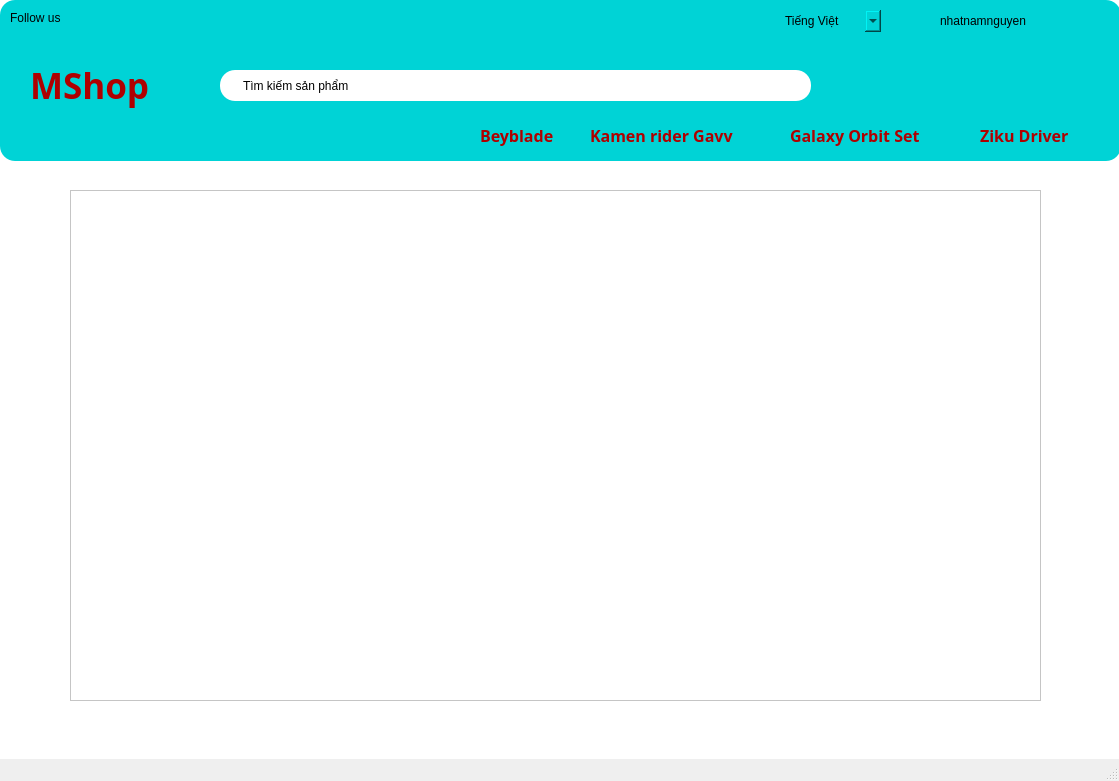
<?xml version="1.0" encoding="UTF-8"?>
<ui version="4.0">
 <class>MainWindow</class>
 <widget class="QMainWindow" name="MainWindow">
  <property name="geometry">
   <rect>
    <x>0</x>
    <y>0</y>
    <width>1119</width>
    <height>781</height>
   </rect>
  </property>
  <property name="windowTitle">
   <string>MainWindow</string>
  </property>
  <widget class="QWidget" name="centralwidget">
   <widget class="QWidget" name="widget" native="true">
    <property name="geometry">
     <rect>
      <x>-200</x>
      <y>0</y>
      <width>1901</width>
      <height>1131</height>
     </rect>
    </property>
    <property name="styleSheet">
     <string notr="true">background-color:rgb(255, 255, 255)</string>
    </property>
    <widget class="QWidget" name="widget_3" native="true">
     <property name="geometry">
      <rect>
       <x>200</x>
       <y>0</y>
       <width>1121</width>
       <height>161</height>
      </rect>
     </property>
     <property name="styleSheet">
      <string notr="true">;background-color:rgb(0, 211, 214);
border-radius:15px</string>
     </property>
     <widget class="QLabel" name="mshop">
      <property name="geometry">
       <rect>
        <x>30</x>
        <y>40</y>
        <width>151</width>
        <height>91</height>
       </rect>
      </property>
      <property name="font">
       <font>
        <family>Poppins SemiBold</family>
        <pointsize>26</pointsize>
        <weight>75</weight>
        <bold>true</bold>
       </font>
      </property>
      <property name="styleSheet">
       <string notr="true">background-color:rgb(0, 211, 214);

color:rgb(175, 0, 0)</string>
      </property>
      <property name="text">
       <string>MShop</string>
      </property>
     </widget>
     <widget class="QLabel" name="follow">
      <property name="geometry">
       <rect>
        <x>10</x>
        <y>10</y>
        <width>61</width>
        <height>16</height>
       </rect>
      </property>
      <property name="text">
       <string>Follow us</string>
      </property>
     </widget>
     <widget class="QLabel" name="instargram">
      <property name="geometry">
       <rect>
        <x>60</x>
        <y>10</y>
        <width>31</width>
        <height>31</height>
       </rect>
      </property>
      <property name="text">
       <string/>
      </property>
      <property name="pixmap">
       <pixmap>D:/Instagram-icon-Social-media-emoticons-social-media-Software_482602_wh860-removebg-preview.png</pixmap>
      </property>
      <property name="scaledContents">
       <bool>true</bool>
      </property>
     </widget>
     <widget class="QLabel" name="search">
      <property name="geometry">
       <rect>
        <x>220</x>
        <y>70</y>
        <width>591</width>
        <height>31</height>
       </rect>
      </property>
      <property name="styleSheet">
       <string notr="true">background-color:rgb(255, 255, 255);
padding-left:20px</string>
      </property>
      <property name="text">
       <string>Tìm kiếm sản phẩm</string>
      </property>
     </widget>
     <widget class="QLabel" name="beyblade">
      <property name="geometry">
       <rect>
        <x>480</x>
        <y>120</y>
        <width>101</width>
        <height>31</height>
       </rect>
      </property>
      <property name="font">
       <font>
        <family>Poppins SemiBold</family>
        <pointsize>12</pointsize>
        <weight>75</weight>
        <bold>true</bold>
       </font>
      </property>
      <property name="styleSheet">
       <string notr="true">background-color:rgb(0, 211, 214);

color:rgb(175, 0, 0)</string>
      </property>
      <property name="text">
       <string>Beyblade</string>
      </property>
     </widget>
     <widget class="QLabel" name="krgavv">
      <property name="geometry">
       <rect>
        <x>590</x>
        <y>120</y>
        <width>181</width>
        <height>31</height>
       </rect>
      </property>
      <property name="font">
       <font>
        <family>Poppins SemiBold</family>
        <pointsize>12</pointsize>
        <weight>75</weight>
        <bold>true</bold>
       </font>
      </property>
      <property name="styleSheet">
       <string notr="true">background-color:rgb(0, 211, 214);

color:rgb(175, 0, 0)</string>
      </property>
      <property name="text">
       <string>Kamen rider Gavv</string>
      </property>
     </widget>
     <widget class="QLabel" name="galaxyos">
      <property name="geometry">
       <rect>
        <x>790</x>
        <y>120</y>
        <width>171</width>
        <height>31</height>
       </rect>
      </property>
      <property name="font">
       <font>
        <family>Poppins SemiBold</family>
        <pointsize>12</pointsize>
        <weight>75</weight>
        <bold>true</bold>
       </font>
      </property>
      <property name="styleSheet">
       <string notr="true">background-color:rgb(0, 211, 214);

color:rgb(175, 0, 0)</string>
      </property>
      <property name="text">
       <string>Galaxy Orbit Set</string>
      </property>
     </widget>
     <widget class="QLabel" name="zikudr">
      <property name="geometry">
       <rect>
        <x>980</x>
        <y>120</y>
        <width>111</width>
        <height>31</height>
       </rect>
      </property>
      <property name="font">
       <font>
        <family>Poppins SemiBold</family>
        <pointsize>12</pointsize>
        <weight>75</weight>
        <bold>true</bold>
       </font>
      </property>
      <property name="styleSheet">
       <string notr="true">background-color:rgb(0, 211, 214);

color:rgb(175, 0, 0)</string>
      </property>
      <property name="text">
       <string>Ziku Driver</string>
      </property>
     </widget>
     <widget class="QLabel" name="facebook">
      <property name="geometry">
       <rect>
        <x>100</x>
        <y>10</y>
        <width>31</width>
        <height>31</height>
       </rect>
      </property>
      <property name="text">
       <string/>
      </property>
      <property name="pixmap">
       <pixmap>../../Facebook_icon_2013.svg.png</pixmap>
      </property>
      <property name="scaledContents">
       <bool>true</bool>
      </property>
     </widget>
     <widget class="QComboBox" name="englishorvietnamese">
      <property name="geometry">
       <rect>
        <x>780</x>
        <y>10</y>
        <width>101</width>
        <height>22</height>
       </rect>
      </property>
      <item>
       <property name="text">
        <string>Tiếng Việt</string>
       </property>
      </item>
      <item>
       <property name="text">
        <string>English</string>
       </property>
      </item>
     </widget>
     <widget class="QLabel" name="name">
      <property name="geometry">
       <rect>
        <x>940</x>
        <y>10</y>
        <width>151</width>
        <height>21</height>
       </rect>
      </property>
      <property name="text">
       <string>nhatnamnguyen</string>
      </property>
     </widget>
     <widget class="QLabel" name="searchicon">
      <property name="geometry">
       <rect>
        <x>750</x>
        <y>70</y>
        <width>31</width>
        <height>31</height>
       </rect>
      </property>
      <property name="styleSheet">
       <string notr="true">background-color: rgb(255, 255, 255);</string>
      </property>
      <property name="text">
       <string/>
      </property>
      <property name="pixmap">
       <pixmap>D:/pngtree-vector-search-icon-png-image_320926-removebg-preview.png</pixmap>
      </property>
      <property name="scaledContents">
       <bool>true</bool>
      </property>
     </widget>
     <widget class="QLabel" name="cart">
      <property name="geometry">
       <rect>
        <x>1040</x>
        <y>70</y>
        <width>55</width>
        <height>31</height>
       </rect>
      </property>
      <property name="text">
       <string/>
      </property>
      <property name="pixmap">
       <pixmap>images/pngtree-shopping-cart-convenient-icon-image_1287807-removebg-preview.png</pixmap>
      </property>
      <property name="scaledContents">
       <bool>true</bool>
      </property>
     </widget>
    </widget>
    <widget class="QStackedWidget" name="stackedWidget">
     <property name="geometry">
      <rect>
       <x>260</x>
       <y>180</y>
       <width>991</width>
       <height>521</height>
      </rect>
     </property>
     <property name="styleSheet">
      <string notr="true"/>
     </property>
     <property name="currentIndex">
      <number>3</number>
     </property>
     <widget class="QWidget" name="page">
      <widget class="QScrollArea" name="scrollArea_2">
       <property name="geometry">
        <rect>
         <x>0</x>
         <y>0</y>
         <width>751</width>
         <height>361</height>
        </rect>
       </property>
       <property name="widgetResizable">
        <bool>true</bool>
       </property>
       <widget class="QWidget" name="scrollAreaWidgetContents_2">
        <property name="geometry">
         <rect>
          <x>0</x>
          <y>0</y>
          <width>749</width>
          <height>359</height>
         </rect>
        </property>
        <widget class="QLabel" name="bxcx">
         <property name="geometry">
          <rect>
           <x>0</x>
           <y>0</y>
           <width>221</width>
           <height>41</height>
          </rect>
         </property>
         <property name="font">
          <font>
           <pointsize>26</pointsize>
          </font>
         </property>
         <property name="text">
          <string>KR Gavv</string>
         </property>
        </widget>
       </widget>
      </widget>
     </widget>
     <widget class="QWidget" name="page_3">
      <widget class="QScrollArea" name="scrollArea_3">
       <property name="geometry">
        <rect>
         <x>0</x>
         <y>0</y>
         <width>751</width>
         <height>361</height>
        </rect>
       </property>
       <property name="widgetResizable">
        <bool>true</bool>
       </property>
       <widget class="QWidget" name="scrollAreaWidgetContents_3">
        <property name="geometry">
         <rect>
          <x>0</x>
          <y>0</y>
          <width>749</width>
          <height>359</height>
         </rect>
        </property>
        <widget class="QLabel" name="boost">
         <property name="geometry">
          <rect>
           <x>0</x>
           <y>0</y>
           <width>281</width>
           <height>41</height>
          </rect>
         </property>
         <property name="font">
          <font>
           <pointsize>26</pointsize>
          </font>
         </property>
         <property name="text">
          <string>BeyBlade Burst</string>
         </property>
        </widget>
       </widget>
      </widget>
     </widget>
     <widget class="QWidget" name="page_11">
      <widget class="QScrollArea" name="scrollArea">
       <property name="geometry">
        <rect>
         <x>0</x>
         <y>0</y>
         <width>751</width>
         <height>361</height>
        </rect>
       </property>
       <property name="widgetResizable">
        <bool>true</bool>
       </property>
       <widget class="QWidget" name="scrollAreaWidgetContents">
        <property name="geometry">
         <rect>
          <x>0</x>
          <y>0</y>
          <width>749</width>
          <height>359</height>
         </rect>
        </property>
        <widget class="QLabel" name="dranbuss">
         <property name="geometry">
          <rect>
           <x>0</x>
           <y>0</y>
           <width>291</width>
           <height>41</height>
          </rect>
         </property>
         <property name="font">
          <font>
           <pointsize>26</pointsize>
          </font>
         </property>
         <property name="text">
          <string>BeyBlade X</string>
         </property>
        </widget>
       </widget>
      </widget>
     </widget>
     <widget class="QWidget" name="page_2">
      <widget class="QScrollArea" name="scrollArea_4">
       <property name="geometry">
        <rect>
         <x>10</x>
         <y>10</y>
         <width>971</width>
         <height>511</height>
        </rect>
       </property>
       <property name="widgetResizable">
        <bool>true</bool>
       </property>
       <widget class="QWidget" name="scrollAreaWidgetContents_4">
        <property name="geometry">
         <rect>
          <x>0</x>
          <y>0</y>
          <width>969</width>
          <height>509</height>
         </rect>
        </property>
       </widget>
      </widget>
     </widget>
    </widget>
   </widget>
  </widget>
  <widget class="QMenuBar" name="menubar">
   <property name="geometry">
    <rect>
     <x>0</x>
     <y>0</y>
     <width>1119</width>
     <height>26</height>
    </rect>
   </property>
  </widget>
  <widget class="QStatusBar" name="statusbar"/>
 </widget>
 <resources/>
 <connections/>
</ui>
